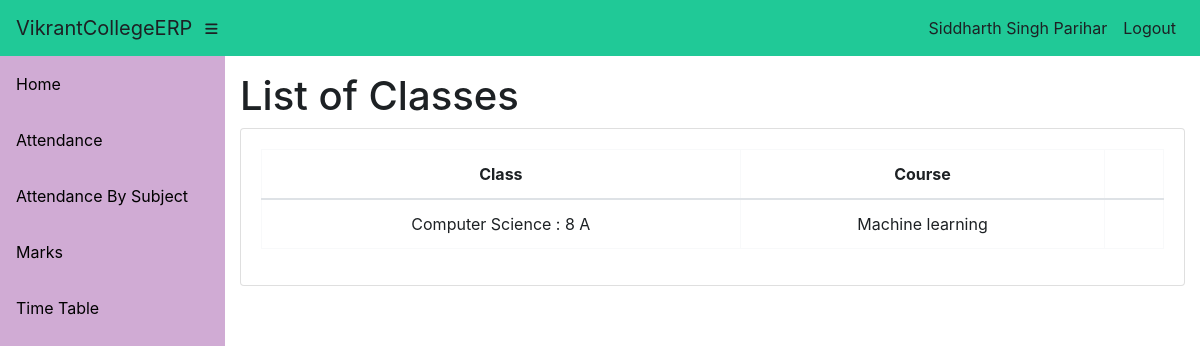
/teacher/M_CS/49/Classes/ (signed in), run on the app's committed database.
### info/models.py (models this page shows, shortened)
class User(AbstractUser):
    @property
    def is_student(self):
        if hasattr(self, 'student'):
            return True
        return False

class Student(models.Model):
    user = models.OneToOneField(User, on_delete=models.CASCADE, null=True)
    class_id = models.ForeignKey(Class, on_delete=models.CASCADE, default=1)
    USN = models.CharField(primary_key='True', max_length=100)
    name = models.CharField(max_length=200)
    sex = models.CharField(max_length=50, choices=sex_choice, default='Male')
    DOB = models.DateField(default='1998-01-01')

class Assign(models.Model):
    class_id = models.ForeignKey(Class, on_delete=models.CASCADE)
    course = models.ForeignKey(Course, on_delete=models.CASCADE)
    teacher = models.ForeignKey(Teacher, on_delete=models.CASCADE)
    class Meta:
        unique_together = (('course', 'class_id', 'teacher'),)

class Class(models.Model):
    id = models.CharField(primary_key='True', max_length=100)
    dept = models.ForeignKey(Dept, on_delete=models.CASCADE)
    section = models.CharField(max_length=100)
    sem = models.IntegerField()
    class Meta:
        verbose_name_plural = 'classes'
    def __str__(self):
        d = Dept.objects.get(name=self.dept)
        return '%s : %d %s' % (d.name, self.sem, self.section)

class Dept(models.Model):
    id = models.CharField(primary_key='True', max_length=100)
    name = models.CharField(max_length=200)
    def __str__(self):
        return self.name

class Course(models.Model):
    dept = models.ForeignKey(Dept, on_delete=models.CASCADE)
    id = models.CharField(primary_key='True', max_length=50)
    name = models.CharField(max_length=50)
    shortname = models.CharField(max_length=50, default='X')
    def __str__(self):
        return self.name

### info/views.py (the view)
# urls.py: path('teacher/<slug:teacher_id>/<int:choice>/Classes/', views.t_clas, name='t_clas'),
@login_required
def t_clas(request, teacher_id, choice):
    teacher1 = get_object_or_404(Teacher, id=teacher_id)
    return render(request, 'info/t_clas.html', {'teacher1': teacher1, 'choice': choice})

### info/templates/info/t_clas.html (shortened to what this page needs)
{% extends 'info/base.html' %}
{% block content %}
    <h1>List of Classes</h1>
    <div class="card mb-3">
            <div class="card-body">
              <div class="table-responsive">
                <table class="table table-bordered text-center" id="dataTable" width="100%" cellspacing="0">
                  <thead>
                    <tr>
                        <th>Class</th>
                        <th>Course</th>
                        <th></th>
                    </tr>
                  </thead>
                  <tbody>
                    {% for ass in teacher1.assign_set.all %}
                    <tr>
                        <td>{{ ass.class_id }}</td>
                        <td>{{ ass.course }}</td>
                        <td>
                        </td>
                    </tr>
                    {% empty %}
                            <p>teacher has no courses</p>
                    {% endfor %}
                  </tbody>
                </table>
              </div>
    </div>
{% endblock %}

### info/templates/info/base.html (shortened to what this page needs)
<!DOCTYPE html>
<html lang="en">
  <head>
      {% load static %}
    <link href="{% static '/info/bootstrap/vendor/bootstrap/css/bootstrap.min.css' %}" rel="stylesheet">
    <link href="{% static '/info/bootstrap/vendor/fontawesome-free/css/all.min.css' %}" rel="stylesheet" type="text/css">
    <link href="{% static '/info/bootstrap/vendor/datatables/dataTables.bootstrap4.css' %}" rel="stylesheet">
    <link href="{% static '/info/bootstrap/css/sb-admin.css' %}" rel="stylesheet">
  </head>
  <body id="page-top">
    <nav class="navbar navbar-expand navbar-dark bg-dark static-top">
      <a class="navbar-brand mr-1" href="{% url 'index' %}">VikrantCollegeERP</a>
      <button class="btn btn-link btn-sm text-white order-1 order-sm-0" id="sidebarToggle" href="#">
        <i class="fas fa-bars"></i>
      </button>
        <div class="collapse navbar-collapse" id="navbarResponsive">
          <ul class="navbar-nav ml-auto">
            <li class="nav-item">
                {% if request.user.is_student %}
                    <a class="nav-link text-capitalize">{{ request.user.student.name }}</a>
                {% elif request.user.is_teacher %}
                    <a class="nav-link text-capitalize">{{ request.user.teacher.name }}</a>
                {% endif %}
            </li>
            <li class="nav-item">
                <a class="nav-link" href="#" data-toggle="modal" data-target="#logoutModal">Logout</a>
            </li>
          </ul>
        </div>
    </nav>
    <div id="wrapper">
      <ul class="sidebar navbar-nav">
            <li class="nav-item">
              <a class="nav-link" href="{% url 'index' %}">
                <span>Home</span>
              </a>
            </li>
        {% if request.user.is_student %}
            <li class="nav-item">
              <a class="nav-link" href="{% url 'attendance' request.user.student.USN %}">
                <span>Attendance</span>
              </a>
            </li>
            <li class="nav-item">
              <a class="nav-link" href="{% url 'attendance' request.user.student.USN %}">
                <span>Attendance By Subject</span>
              </a>
            </li>
            <li class="nav-item">
              <a class="nav-link" href="{% url 'marks_list' request.user.student.USN %}">
                <span>Marks</span>
              </a>
            </li>
              <li class="nav-item">
              <a class="nav-link" href="{% url 'timetable' request.user.student.class_id_id %}">
                <span>Time Table</span>
              </a>
            </li>
        {% endif %}
      </ul>
      <div id="content-wrapper">
        <div class="container-fluid">
            {% block content %}
            {% endblock %}
        </div>
      </div>
    </div>
  </body>
</html>

### data on the page
User: user.student.name "Siddharth Singh Parihar"
Assign: class_id "Computer Science : 8 A", course "Machine learning"
